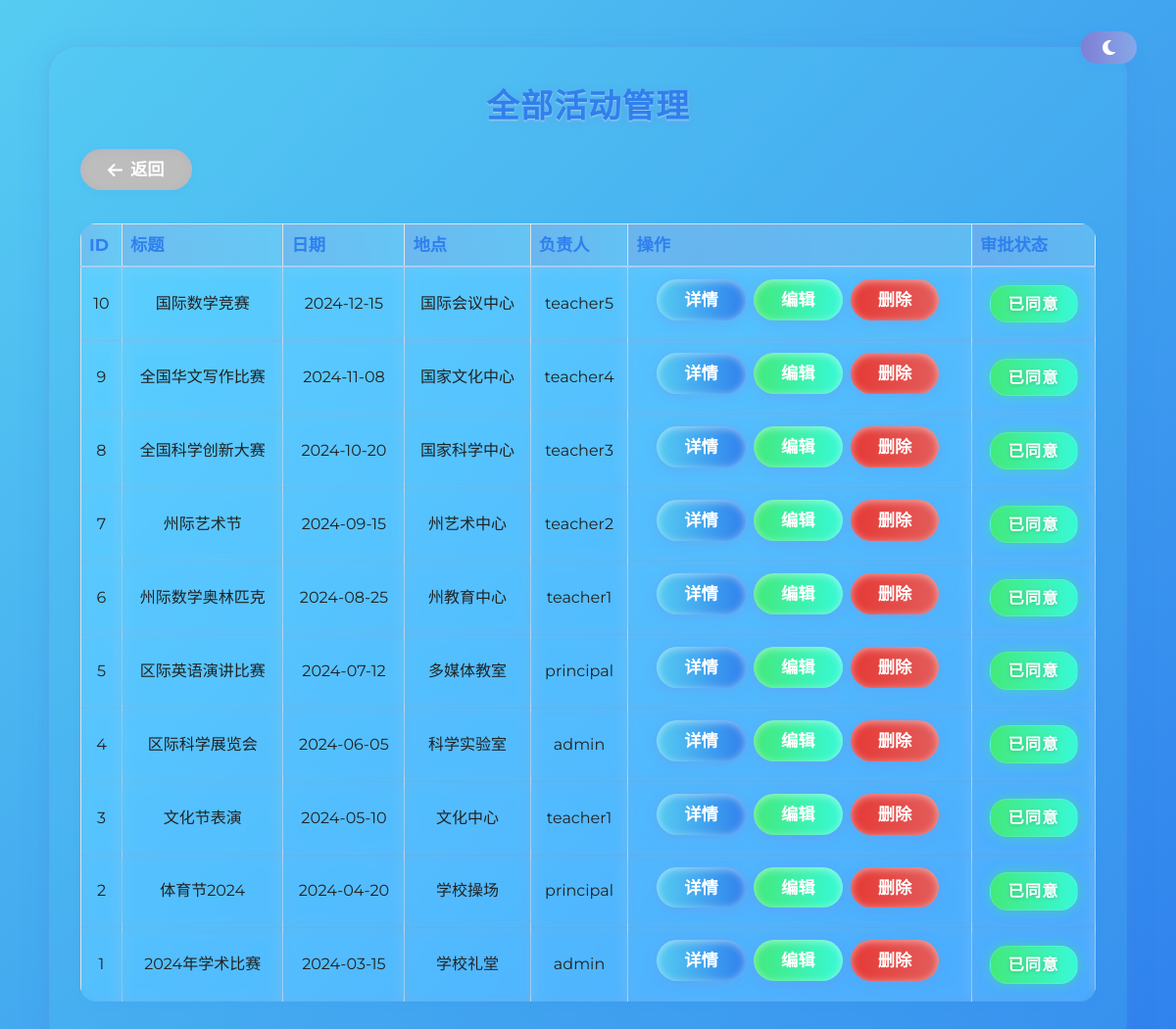
/activity_manage.php (signed in), run on the app's committed database.
### tables this page shows
CREATE TABLE activities (
    id INT AUTO_INCREMENT PRIMARY KEY,
    title VARCHAR(255) NOT NULL,
    date DATE NOT NULL,
    location VARCHAR(255),
    organizer_id INT,
    description TEXT,
    created_at TIMESTAMP DEFAULT CURRENT_TIMESTAMP,
    event_type VARCHAR(100),
    organizer VARCHAR(255),
    level VARCHAR(50),
    achievement VARCHAR(255),
    objectives TEXT,
    content TEXT,
    followup TEXT,
    visibility ENUM('public', 'private') DEFAULT 'public',
    stat_malay_m INT DEFAULT 0,
    stat_malay_f INT DEFAULT 0,
    stat_chinese_m INT DEFAULT 0,
    stat_chinese_f INT DEFAULT 0,
    stat_indian_m INT DEFAULT 0,
    stat_indian_f INT DEFAULT 0,
    stat_others_m INT DEFAULT 0,
    stat_others_f INT DEFAULT 0,
    teacher VARCHAR(100),
    approval_status ENUM('pending', 'approved', 'rejected') DEFAULT 'pending',
    FOREIGN KEY (organizer_id) REFERENCES users(id) ON DELETE SET NULL,
    INDEX idx_date (date),
    INDEX idx_level (level),
    INDEX idx_approval_status (approval_status),
    INDEX idx_created_at (created_at)
);

CREATE TABLE users (
    id INT AUTO_INCREMENT PRIMARY KEY,
    username VARCHAR(50) UNIQUE NOT NULL,
    password VARCHAR(255) NOT NULL,
    role ENUM('admin', 'teacher', 'superadmin') NOT NULL DEFAULT 'teacher',
    language VARCHAR(10) DEFAULT 'zh',
    email VARCHAR(255),
    name VARCHAR(100),
    created_at TIMESTAMP DEFAULT CURRENT_TIMESTAMP,
    last_login TIMESTAMP NULL,
    reset_token VARCHAR(64),
    reset_token_expires DATETIME,
    INDEX idx_username (username),
    INDEX idx_role (role),
    INDEX idx_email (email)
);

### src/models/Activity.php (called while the page is built, shortened)
<?php
require_once __DIR__ . '/../../config/database.php';
class Activity {
    public static function all() {
        global $pdo;
        $stmt = $pdo->query('SELECT a.*, u.username as organizer_name FROM activities a LEFT JOIN users u ON a.organizer_id = u.id ORDER BY a.date DESC');
        return $stmt->fetchAll();
    }
}

### src/controllers/ActivityController.php (called while the page is built, shortened)
<?php
require_once __DIR__ . '/../models/Activity.php';
class ActivityController {
    public static function list() {
        return Activity::all();
    }
}

### activity_manage.php (the view, shortened to what this page needs)
<?php
require_once __DIR__ . '/../src/controllers/ActivityController.php';
$lang = $_SESSION['lang'] ?? 'zh';
$langArr = require __DIR__ . '/../lang/' . $lang . '.php';
$user = $_SESSION['user'];
$activities = ActivityController::list();
?>
<!DOCTYPE html>
<html lang="<?php echo $lang; ?>">
<head>
    <link rel="stylesheet" href="https://cdn.jsdelivr.net/npm/bootstrap@5.3.0/dist/css/bootstrap.min.css">
    <link rel="stylesheet" href="https://cdnjs.cloudflare.com/ajax/libs/font-awesome/6.4.0/css/all.min.css">
    <link rel="stylesheet" href="style.css">
</head>
<body>
<button class="night-toggle" id="nightToggleBtn" title="夜间/白天模式"><i class="fas fa-moon"></i></button>
<div class="main-card">
    <h2 class="mb-4"><?php echo $langArr['activity_manage'] ?? '全部活动管理'; ?></h2>
    <a href="dashboard.php" class="btn btn-secondary btn-sm mb-3"><i class="fa fa-arrow-left"></i> <?php echo $langArr['back'] ?? '返回'; ?></a>
    <table class="table table-bordered">
        <thead>
            <tr>
                <th>ID</th>
                <th><?php echo $langArr['title'] ?? '标题'; ?></th>
                <th><?php echo $langArr['date'] ?? '日期'; ?></th>
                <th><?php echo $langArr['location'] ?? '地点'; ?></th>
                <th><?php echo $langArr['organizer'] ?? '负责人'; ?></th>
                <th><?php echo $langArr['action'] ?? '操作'; ?></th>
                <th>审批状态</th>
            </tr>
        </thead>
        <tbody>
        <?php foreach ($activities as $a): ?>
            <tr>
                <td><?php echo $a['id']; ?></td>
                <td><?php echo htmlspecialchars($a['title']); ?></td>
                <td><?php echo $a['date']; ?></td>
                <td><?php echo htmlspecialchars($a['location']); ?></td>
                <td><?php echo htmlspecialchars($a['organizer_name']); ?></td>
                <td>
                    <a href="activity_detail.php?id=<?php echo $a['id']; ?>" class="btn btn-info btn-sm">详情</a>
                    <?php if ($user['role'] === 'admin' || $user['role'] === 'teacher'): ?>
                        <a href="activity_edit.php?id=<?php echo $a['id']; ?>" class="btn btn-success btn-sm">编辑</a>
                        <a href="activity_delete.php?id=<?php echo $a['id']; ?>" class="btn btn-danger btn-sm" onclick="return confirm('<?php echo $langArr['confirm_delete_activity'] ?? '确定要删除该活动吗？'; ?>')">删除</a>
                    <?php endif; ?>
                </td>
                <td>
                    <?php
                    $status = $a['approval_status'] ?? 'pending';
                    if ($status === 'approved') {
                        echo '<span class="approval-badge approved">已同意</span>';
                    } elseif ($status === 'rejected') {
                        echo '<span class="approval-badge rejected">已拒绝</span>';
                    } else {
                        echo '<span class="approval-badge pending">待审核</span>';
                    }
                    ?>
                </td>
            </tr>
        <?php endforeach; ?>
        </tbody>
    </table>
</div>
</body>
</html>

### style.css (style rules this page uses)
:root { --primary: #3578e5; --primary-light: #eaf2fb; --primary-dark: #2456a6; --success: #43b97f; --danger: #e35d6a; --warning: #ffd966; --info: #5bc0de; --gray: #f5f6fa; --gray-dark: #6c757d; --white: #fff; --border-radius: 16px; --shadow: 0 2px 8px rgba(44,62,80,0.08); --shadow-hover: 0 4px 16px rgba(44,62,80,0.13); --transition: all 0.18s cubic-bezier(.4,2,.6,1); }
body { background: var(--gray); color: #222; font-family: 'Montserrat', Arial, sans-serif; font-size: 1rem; }
.container, .main-card, .card, .stats-card, .feature-card, .welcome-card { background: var(--white); border-radius: var(--border-radius); box-shadow: var(--shadow); padding: 2rem 1.5rem; margin-bottom: 2rem; transition: var(--transition); }
.btn, .btn-feature, .approval-btn { border: none; border-radius: 2em; font-weight: 600; font-size: 1rem; padding: 0.6em 2em; background: var(--primary); color: #fff; box-shadow: var(--shadow); transition: var(--transition); outline: none; display: inline-flex; align-items: center; gap: 0.5em; }
.btn-success, .approval-btn.approve { background: var(--success); }
.btn-danger, .approval-btn.reject { background: var(--danger); }
.btn-secondary { background: var(--gray-dark); color: #fff; }
.table { background: var(--white); border-radius: var(--border-radius); box-shadow: var(--shadow); overflow: hidden; }
.table th { background: var(--primary-light); color: var(--primary-dark); font-weight: 700; }
.table td { background: var(--white); color: #222; }
.approval-badge, .badge { display: inline-block; padding: 0.4em 1.2em; border-radius: 1.2em; font-weight: 600; font-size: 0.98rem; margin: 0 2px; background: var(--gray); color: #222; box-shadow: var(--shadow); transition: var(--transition); }
.approval-badge.approved, .badge.bg-success { background: var(--success); color: #fff; }
h1, h2, h3, h4, h5 { color: var(--primary-dark); font-weight: 700; letter-spacing: 1px; }
.card, .main-card, .feature-card, .stats-card, .welcome-card, .table, .btn, .btn-feature, .approval-btn { transition: var(--transition); }

### data on the page
activities: id "10", title "国际数学竞赛", date "2024-12-15", location "国际会议中心", organizer.username "teacher5", approval_status "已同意"
activities: id "9", title "全国华文写作比赛", date "2024-11-08", location "国家文化中心", organizer.username "teacher4", approval_status "已同意"
activities: id "8", title "全国科学创新大赛", date "2024-10-20", location "国家科学中心", organizer.username "teacher3", approval_status "已同意"
activities: id "7", title "州际艺术节", date "2024-09-15", location "州艺术中心", organizer.username "teacher2", approval_status "已同意"
activities: id "6", title "州际数学奥林匹克", date "2024-08-25", location "州教育中心", organizer.username "teacher1", approval_status "已同意"
activities: id "5", title "区际英语演讲比赛", date "2024-07-12", location "多媒体教室", organizer.username "principal", approval_status "已同意"
activities: id "4", title "区际科学展览会", date "2024-06-05", location "科学实验室", organizer.username "admin", approval_status "已同意"
activities: id "3", title "文化节表演", date "2024-05-10", location "文化中心", organizer.username "teacher1", approval_status "已同意"
activities: id "2", title "体育节2024", date "2024-04-20", location "学校操场", organizer.username "principal", approval_status "已同意"
activities: id "1", title "2024年学术比赛", date "2024-03-15", location "学校礼堂", organizer.username "admin", approval_status "已同意"

### other printed values
$langArr['activity_manage'] "全部活动管理"
$langArr['back'] "返回"
$langArr['title'] "标题"
$langArr['date'] "日期"
$langArr['location'] "地点"
$langArr['organizer'] "负责人"
$langArr['action'] "操作"
